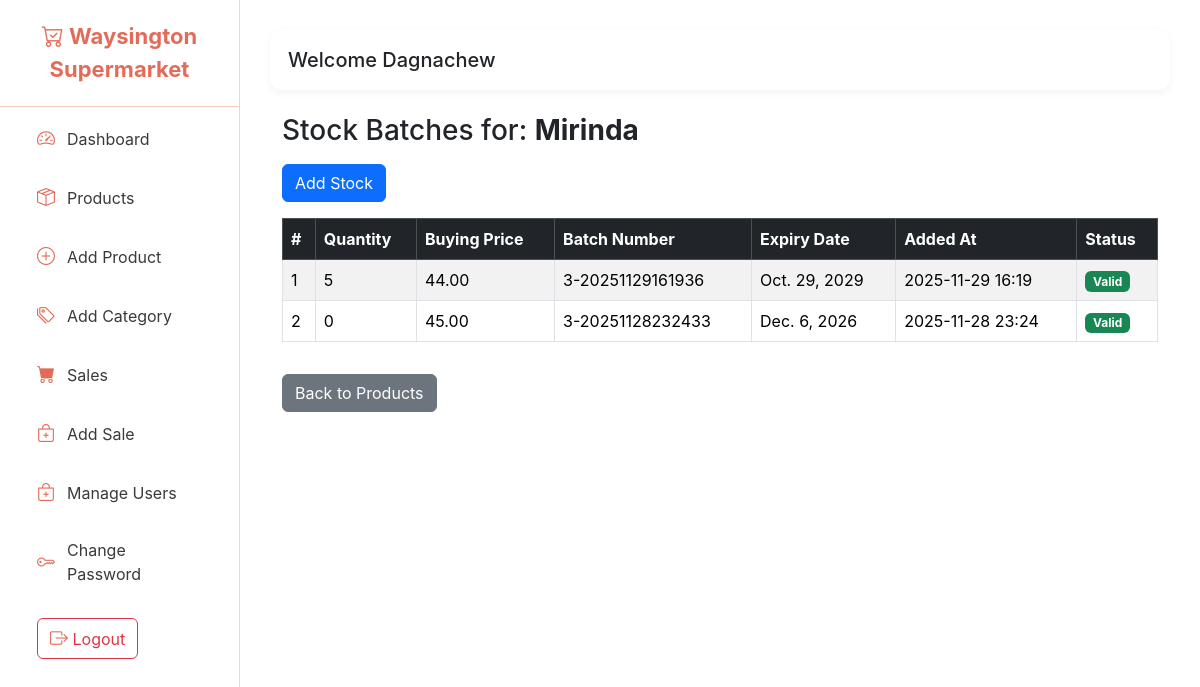
Page /products/3/batches/ (signed in) on the earlier database version.
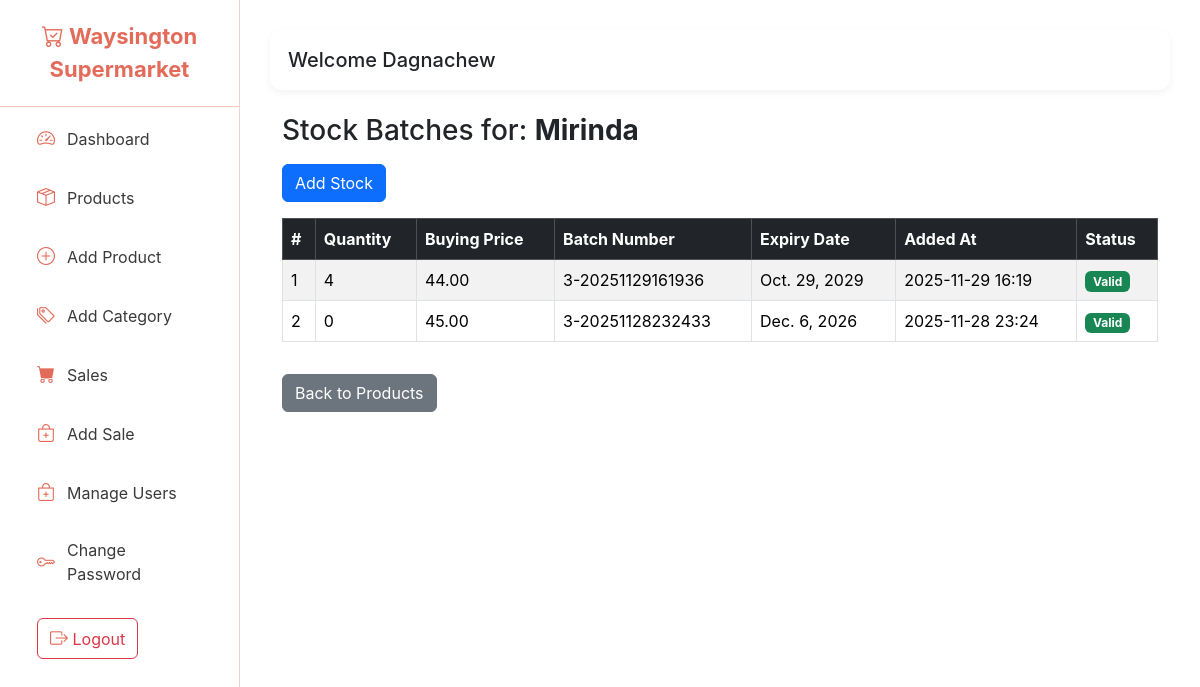
Same page on the later database version.
### myapp/models.py (models this page shows, shortened)
class Stock(models.Model):
    product = models.ForeignKey(Product,related_name="batches", on_delete=models.CASCADE)
    quantity = models.PositiveIntegerField()
    buying_price = models.DecimalField(max_digits=10, decimal_places=2)
    batch_number = models.CharField(max_length=100, blank=True, null=True)
    expiry_date = models.DateField(blank=True, null=True)
    added_at = models.DateTimeField(auto_now_add=True)

### myapp/views.py (the view)
# urls.py: path('products/<int:product_id>/batches/', views.product_batches, name='product_batches'),
@login_required(login_url='/accounts/login')
@user_passes_test(is_admin)
def product_batches(request, product_id):
    product = get_object_or_404(Product, id=product_id)
    batches = Stock.objects.filter(product=product).order_by('-added_at')
    return render(request, 'product_batches.html', {
        'product': product,
        'batches': batches
    })

### authentication/views.py (called while the page is built)
def is_admin(user):
    return user.user_type == 'admin'

### template/product_batches.html (shortened to what this page needs)
{% extends "base.html" %}
{% block content %}
<div class="container mt-4">
    <h3 class="mb-3">Stock Batches for: <strong>{{ product.name }}</strong></h3>
    <a href="{% url 'add_stock' %}" class="btn btn-primary mb-3">
        Add Stock
    </a>
    {% if batches %}
    <table class="table table-bordered table-striped">
        <thead class="table-dark">
            <tr>
                <th>#</th>
                <th>Quantity</th>
                <th>Buying Price</th>
                <th>Batch Number</th>
                <th>Expiry Date</th>
                <th>Added At</th>
                <th>Status</th>
            </tr>
        </thead>
        <tbody>
            {% for batch in batches %}
            <tr>
                <td>{{ forloop.counter }}</td>
                <td>{{ batch.quantity }}</td>
                <td>{{ batch.buying_price }}</td>
                <td>{{ batch.batch_number|default:"-" }}</td>
                <td>
                    {% if batch.expiry_date %}
                        {{ batch.expiry_date }}
                    {% else %}
                        -
                    {% endif %}
                </td>
                <td>{{ batch.added_at|date:"Y-m-d H:i" }}</td>
                <td>
                    {% if batch.is_expired %}
                        <span class="badge bg-danger">Expired</span>
                    {% else %}
                        <span class="badge bg-success">Valid</span>
                    {% endif %}
                </td>
            </tr>
            {% endfor %}
        </tbody>
    </table>
    {% else %}
    <div class="alert alert-warning">
        No stock batches found for this product.
    </div>
    {% endif %}
    <a href="{% url 'products' %}" class="btn btn-secondary mt-3">Back to Products</a>
</div>
{% endblock %}

Differences in the rows shown:
changed Stock "Oct. 29, 2029": quantity "5" → "4"
